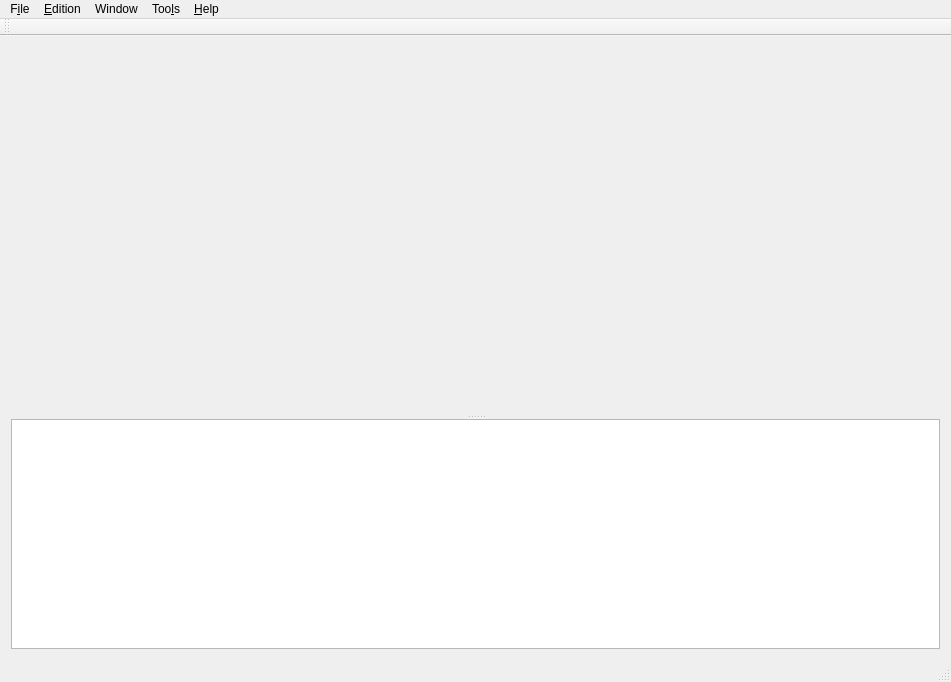
<?xml version="1.0" encoding="UTF-8"?>
<ui version="4.0">
 <class>MainWindow</class>
 <widget class="QMainWindow" name="MainWindow">
  <property name="geometry">
   <rect>
    <x>0</x>
    <y>0</y>
    <width>951</width>
    <height>682</height>
   </rect>
  </property>
  <property name="windowTitle">
   <string>Chord V</string>
  </property>
  <property name="windowIcon">
   <iconset resource="../Resources/resources.qrc">
    <normaloff>:/Image/Images/icon.png</normaloff>:/Image/Images/icon.png</iconset>
  </property>
  <widget class="QWidget" name="centralWidget">
   <layout class="QVBoxLayout" name="verticalLayout_7">
    <item>
     <widget class="QSplitter" name="splitter">
      <property name="orientation">
       <enum>Qt::Vertical</enum>
      </property>
      <widget class="QStackedWidget" name="stackedWidget">
       <property name="currentIndex">
        <number>0</number>
       </property>
       <widget class="QWidget" name="page">
        <layout class="QHBoxLayout" name="horizontalLayout_14">
         <item>
          <widget class="FormEditor" name="textEditCho3File" native="true"/>
         </item>
        </layout>
       </widget>
       <widget class="QWidget" name="page_2">
        <layout class="QVBoxLayout" name="verticalLayout_10">
         <item>
          <layout class="QVBoxLayout" name="verticalLayout_11">
           <item>
            <layout class="QHBoxLayout" name="horizontalLayout_11">
             <item>
              <layout class="QHBoxLayout" name="horizontalLayout_10">
               <item>
                <layout class="QVBoxLayout" name="verticalLayout_5">
                 <item>
                  <layout class="QHBoxLayout" name="horizontalLayout_2">
                   <item>
                    <widget class="QLabel" name="labelCreatorName">
                     <property name="text">
                      <string>Creator name</string>
                     </property>
                    </widget>
                   </item>
                   <item>
                    <widget class="QLineEdit" name="lineEditCreatorName"/>
                   </item>
                  </layout>
                 </item>
                 <item>
                  <layout class="QHBoxLayout" name="horizontalLayout_3">
                   <item>
                    <widget class="QLabel" name="labelChordLanguage">
                     <property name="text">
                      <string>Chord Language</string>
                     </property>
                    </widget>
                   </item>
                   <item>
                    <widget class="QComboBox" name="comboBoxChordLanguage"/>
                   </item>
                  </layout>
                 </item>
                 <item>
                  <widget class="QCheckBox" name="checkBoxLyricsMode">
                   <property name="text">
                    <string>Lyrics and chords mode book</string>
                   </property>
                   <property name="checked">
                    <bool>true</bool>
                   </property>
                  </widget>
                 </item>
                 <item>
                  <widget class="QCheckBox" name="checkBoxChordMode">
                   <property name="text">
                    <string>Chords only mode book</string>
                   </property>
                   <property name="checked">
                    <bool>true</bool>
                   </property>
                  </widget>
                 </item>
                 <item>
                  <widget class="QCheckBox" name="checkBoxTextMode">
                   <property name="text">
                    <string>Text only mode book</string>
                   </property>
                   <property name="checked">
                    <bool>true</bool>
                   </property>
                  </widget>
                 </item>
                 <item>
                  <widget class="QCheckBox" name="checkBoxMemoryMode">
                   <property name="text">
                    <string>Memory mode book</string>
                   </property>
                   <property name="checked">
                    <bool>true</bool>
                   </property>
                  </widget>
                 </item>
                 <item>
                  <layout class="QHBoxLayout" name="horizontalLayout_4">
                   <item>
                    <widget class="QLabel" name="labelWatermark">
                     <property name="text">
                      <string>Watermark</string>
                     </property>
                    </widget>
                   </item>
                   <item>
                    <widget class="QLineEdit" name="lineEditWatermark"/>
                   </item>
                  </layout>
                 </item>
                </layout>
               </item>
               <item>
                <layout class="QVBoxLayout" name="verticalLayout_8">
                 <item>
                  <layout class="QVBoxLayout" name="verticalLayout_6">
                   <item>
                    <layout class="QHBoxLayout" name="horizontalLayout_5">
                     <item>
                      <widget class="QLabel" name="labelProjectName">
                       <property name="text">
                        <string>Project name :</string>
                       </property>
                      </widget>
                     </item>
                     <item>
                      <widget class="QLabel" name="labelNameProjectName">
                       <property name="text">
                        <string/>
                       </property>
                      </widget>
                     </item>
                    </layout>
                   </item>
                   <item>
                    <layout class="QHBoxLayout" name="horizontalLayout_7">
                     <item>
                      <widget class="QLabel" name="labelDirProject">
                       <property name="text">
                        <string>Project directory :</string>
                       </property>
                      </widget>
                     </item>
                     <item>
                      <widget class="QLabel" name="labelNameDirProject">
                       <property name="text">
                        <string/>
                       </property>
                      </widget>
                     </item>
                    </layout>
                   </item>
                  </layout>
                 </item>
                 <item>
                  <widget class="QPushButton" name="pushButtonMakePDF">
                   <property name="minimumSize">
                    <size>
                     <width>100</width>
                     <height>100</height>
                    </size>
                   </property>
                   <property name="text">
                    <string>Make PDF</string>
                   </property>
                  </widget>
                 </item>
                 <item>
                  <widget class="QPushButton" name="pushButtonMakeAndShowPDF">
                   <property name="minimumSize">
                    <size>
                     <width>100</width>
                     <height>100</height>
                    </size>
                   </property>
                   <property name="text">
                    <string>Make  and show PDF </string>
                   </property>
                  </widget>
                 </item>
                </layout>
               </item>
              </layout>
             </item>
             <item>
              <spacer name="horizontalSpacer">
               <property name="orientation">
                <enum>Qt::Horizontal</enum>
               </property>
               <property name="sizeHint" stdset="0">
                <size>
                 <width>40</width>
                 <height>20</height>
                </size>
               </property>
              </spacer>
             </item>
            </layout>
           </item>
           <item>
            <spacer name="verticalSpacer">
             <property name="orientation">
              <enum>Qt::Vertical</enum>
             </property>
             <property name="sizeHint" stdset="0">
              <size>
               <width>20</width>
               <height>40</height>
              </size>
             </property>
            </spacer>
           </item>
          </layout>
         </item>
        </layout>
       </widget>
       <widget class="QWidget" name="page_3">
        <layout class="QVBoxLayout" name="verticalLayout_13">
         <item>
          <widget class="LyricsConfig" name="widgetLyricsMode" native="true"/>
         </item>
        </layout>
       </widget>
       <widget class="QWidget" name="page_4">
        <layout class="QVBoxLayout" name="verticalLayout_14">
         <item>
          <widget class="ChordConfig" name="widgetChordMode" native="true"/>
         </item>
        </layout>
       </widget>
       <widget class="QWidget" name="page_5">
        <layout class="QVBoxLayout" name="verticalLayout_15">
         <item>
          <widget class="TextConfig" name="widgetTextMode" native="true"/>
         </item>
        </layout>
       </widget>
       <widget class="QWidget" name="page_6">
        <layout class="QVBoxLayout" name="verticalLayout_16">
         <item>
          <widget class="MemoryConfig" name="widgetMemoryMode" native="true"/>
         </item>
        </layout>
       </widget>
      </widget>
      <widget class="LogMessages" name="log"/>
     </widget>
    </item>
   </layout>
  </widget>
  <widget class="QMenuBar" name="menuBar">
   <property name="geometry">
    <rect>
     <x>0</x>
     <y>0</y>
     <width>951</width>
     <height>36</height>
    </rect>
   </property>
   <widget class="QMenu" name="menuFile">
    <property name="title">
     <string>F&amp;ile</string>
    </property>
    <addaction name="actionNew_Project"/>
    <addaction name="actionOpen_Project"/>
    <addaction name="separator"/>
    <addaction name="actionOpen_Song_File"/>
    <addaction name="actionExport_tho_cho3_file"/>
    <addaction name="separator"/>
    <addaction name="actionQuit"/>
    <addaction name="actionSave"/>
    <addaction name="actionSave_As"/>
   </widget>
   <widget class="QMenu" name="menuTools">
    <property name="title">
     <string>Too&amp;ls</string>
    </property>
    <widget class="QMenu" name="menuPreferences_hints">
     <property name="title">
      <string>Preferences &amp;hints</string>
     </property>
     <addaction name="actionSave_Current_as_Defaut"/>
     <addaction name="actionReset_Preferences_as_Origin"/>
     <addaction name="actionForce_configuration_files_to_currrent_project"/>
    </widget>
    <widget class="QMenu" name="menuBuild_PDF">
     <property name="title">
      <string>&amp;Build PDF</string>
     </property>
     <addaction name="actionBuildText"/>
     <addaction name="actionBuildLyrics"/>
     <addaction name="actionBuildChord"/>
     <addaction name="actionBuildMemory"/>
     <addaction name="actionBuildAll"/>
    </widget>
    <widget class="QMenu" name="menuLaunch_PDF_Viewer">
     <property name="title">
      <string>&amp;Launch PDF Viewer</string>
     </property>
     <addaction name="actionViewText"/>
     <addaction name="actionViewLyrics"/>
     <addaction name="actionViewChord"/>
     <addaction name="actionViewMemory"/>
     <addaction name="actionViewLastbuilt"/>
    </widget>
    <widget class="QMenu" name="menuBuild_and_Launch_PDF">
     <property name="title">
      <string>B&amp;uild and Launch PDF</string>
     </property>
     <addaction name="actionBuildAndViewText"/>
     <addaction name="actionBuildAndViewLyrics"/>
     <addaction name="actionBuildAndViewChord"/>
     <addaction name="actionBuildAndViewMemory"/>
    </widget>
    <widget class="QMenu" name="menuImport_other_format">
     <property name="title">
      <string>Conversion</string>
     </property>
     <addaction name="action2Line2chordpro"/>
     <addaction name="actionChangeChordLang"/>
    </widget>
    <addaction name="actionProduce_PDF_files"/>
    <addaction name="separator"/>
    <addaction name="actionPreferences"/>
    <addaction name="menuPreferences_hints"/>
    <addaction name="separator"/>
    <addaction name="actionChord_defintion"/>
    <addaction name="separator"/>
    <addaction name="menuImport_other_format"/>
    <addaction name="separator"/>
    <addaction name="menuLaunch_PDF_Viewer"/>
    <addaction name="menuBuild_PDF"/>
    <addaction name="menuBuild_and_Launch_PDF"/>
    <addaction name="separator"/>
   </widget>
   <widget class="QMenu" name="menuHelp">
    <property name="title">
     <string>&amp;Help</string>
    </property>
    <addaction name="actionDocumentation"/>
    <addaction name="actionAbout"/>
    <addaction name="actionSystem_Info"/>
   </widget>
   <widget class="QMenu" name="menuEdition">
    <property name="title">
     <string>&amp;Edition</string>
    </property>
    <addaction name="actionSearch"/>
    <addaction name="actionReplace"/>
    <addaction name="separator"/>
    <addaction name="actionZoomIn"/>
    <addaction name="actionZoomOut"/>
   </widget>
   <widget class="QMenu" name="menuOutput">
    <property name="title">
     <string>Window</string>
    </property>
    <addaction name="separator"/>
    <addaction name="actionSelectEditor"/>
    <addaction name="actionSelectDefinition"/>
    <addaction name="separator"/>
    <addaction name="actionSelectText"/>
    <addaction name="actionSelectLyrics"/>
    <addaction name="actionSelectChord"/>
    <addaction name="actionSelectMemory"/>
   </widget>
   <addaction name="menuFile"/>
   <addaction name="menuEdition"/>
   <addaction name="menuOutput"/>
   <addaction name="menuTools"/>
   <addaction name="menuHelp"/>
  </widget>
  <widget class="QToolBar" name="mainToolBar">
   <attribute name="toolBarArea">
    <enum>TopToolBarArea</enum>
   </attribute>
   <attribute name="toolBarBreak">
    <bool>false</bool>
   </attribute>
  </widget>
  <widget class="QStatusBar" name="statusBar"/>
  <action name="actionNew_Project">
   <property name="text">
    <string>&amp;New Project</string>
   </property>
  </action>
  <action name="actionOpen_Project">
   <property name="text">
    <string>&amp;Open Project</string>
   </property>
  </action>
  <action name="actionQuit">
   <property name="text">
    <string>&amp;Quit</string>
   </property>
  </action>
  <action name="actionSave_Current_as_Defaut">
   <property name="text">
    <string>&amp;Save Current as Defaut</string>
   </property>
  </action>
  <action name="actionSave">
   <property name="text">
    <string>Sa&amp;ve</string>
   </property>
   <property name="shortcut">
    <string>Ctrl+S</string>
   </property>
  </action>
  <action name="actionSave_As">
   <property name="text">
    <string>Sav&amp;e As</string>
   </property>
  </action>
  <action name="actionDocumentation">
   <property name="text">
    <string>Documentation</string>
   </property>
   <property name="shortcut">
    <string>F1</string>
   </property>
  </action>
  <action name="actionAbout">
   <property name="text">
    <string>&amp;About</string>
   </property>
  </action>
  <action name="actionLast_Project">
   <property name="text">
    <string>Last Project</string>
   </property>
  </action>
  <action name="actionLast_Poject">
   <property name="text">
    <string>&amp;Last Projects</string>
   </property>
  </action>
  <action name="actionProduce_PDF_files">
   <property name="enabled">
    <bool>false</bool>
   </property>
   <property name="text">
    <string>&amp;Produce PDF files</string>
   </property>
  </action>
  <action name="actionPreferences">
   <property name="text">
    <string>Pr&amp;eferences</string>
   </property>
   <property name="shortcut">
    <string>Ctrl+O</string>
   </property>
  </action>
  <action name="actionOpen_Song_File">
   <property name="text">
    <string>&amp;Import cho3 File</string>
   </property>
  </action>
  <action name="actionChord_defintion">
   <property name="text">
    <string>&amp;Chord definition</string>
   </property>
   <property name="shortcut">
    <string>F3</string>
   </property>
  </action>
  <action name="actionSystem_Info">
   <property name="text">
    <string>&amp;System Info</string>
   </property>
  </action>
  <action name="actionSearch">
   <property name="text">
    <string>&amp;Find</string>
   </property>
   <property name="shortcut">
    <string>Ctrl+F</string>
   </property>
  </action>
  <action name="actionReplace">
   <property name="text">
    <string>&amp;Replace</string>
   </property>
   <property name="shortcut">
    <string>Ctrl+R</string>
   </property>
  </action>
  <action name="actionSelectDefinition">
   <property name="checkable">
    <bool>true</bool>
   </property>
   <property name="text">
    <string>&amp;Global definitions</string>
   </property>
  </action>
  <action name="actionSelectText">
   <property name="checkable">
    <bool>true</bool>
   </property>
   <property name="text">
    <string>&amp;Text only mode</string>
   </property>
  </action>
  <action name="actionSelectLyrics">
   <property name="checkable">
    <bool>true</bool>
   </property>
   <property name="text">
    <string>&amp;Lyrics and chord mode</string>
   </property>
  </action>
  <action name="actionSelectChord">
   <property name="checkable">
    <bool>true</bool>
   </property>
   <property name="text">
    <string>&amp;Chord mode</string>
   </property>
  </action>
  <action name="actionSelectMemory">
   <property name="checkable">
    <bool>true</bool>
   </property>
   <property name="text">
    <string>&amp;Memory mode</string>
   </property>
  </action>
  <action name="actionSelectEditor">
   <property name="checkable">
    <bool>true</bool>
   </property>
   <property name="text">
    <string>&amp;Editor</string>
   </property>
  </action>
  <action name="action1">
   <property name="text">
    <string>1</string>
   </property>
  </action>
  <action name="actionBuildAll">
   <property name="text">
    <string>&amp;Build All</string>
   </property>
   <property name="shortcut">
    <string>F9</string>
   </property>
  </action>
  <action name="actionBuildText">
   <property name="text">
    <string>&amp;Text</string>
   </property>
   <property name="shortcut">
    <string>F5</string>
   </property>
  </action>
  <action name="actionBuildLyrics">
   <property name="text">
    <string>&amp;Lyrics</string>
   </property>
   <property name="shortcut">
    <string>F6</string>
   </property>
  </action>
  <action name="actionBuildChord">
   <property name="text">
    <string>&amp;Chord</string>
   </property>
   <property name="shortcut">
    <string>F7</string>
   </property>
  </action>
  <action name="actionBuildMemory">
   <property name="text">
    <string>&amp;Memory</string>
   </property>
   <property name="shortcut">
    <string>F8</string>
   </property>
  </action>
  <action name="actionViewText">
   <property name="text">
    <string>&amp;Text</string>
   </property>
   <property name="shortcut">
    <string>Ctrl+F5</string>
   </property>
  </action>
  <action name="actionViewLyrics">
   <property name="text">
    <string>&amp;Lyrics</string>
   </property>
   <property name="shortcut">
    <string>Ctrl+F6</string>
   </property>
  </action>
  <action name="actionViewChord">
   <property name="text">
    <string>&amp;Chord</string>
   </property>
   <property name="shortcut">
    <string>Ctrl+F7</string>
   </property>
  </action>
  <action name="actionViewMemory">
   <property name="text">
    <string>&amp;Memory</string>
   </property>
   <property name="shortcut">
    <string>Ctrl+F8</string>
   </property>
  </action>
  <action name="actionReset_Preferences_as_Origin">
   <property name="text">
    <string>&amp;Reset Preferences as Origin</string>
   </property>
  </action>
  <action name="actionViewLastbuilt">
   <property name="text">
    <string>Last &amp;built</string>
   </property>
  </action>
  <action name="actionExport_tho_cho3_file">
   <property name="text">
    <string>Export to &amp;cho3 file</string>
   </property>
  </action>
  <action name="actionBuildAndViewText">
   <property name="text">
    <string>&amp;Text</string>
   </property>
   <property name="shortcut">
    <string>Shift+F6</string>
   </property>
  </action>
  <action name="actionBuildAndViewLyrics">
   <property name="text">
    <string>&amp;Lyrics</string>
   </property>
   <property name="shortcut">
    <string>Shift+F7</string>
   </property>
  </action>
  <action name="actionBuildAndViewMemory">
   <property name="text">
    <string>&amp;Memory</string>
   </property>
   <property name="shortcut">
    <string>Shift+F9</string>
   </property>
  </action>
  <action name="actionBuildAndViewChord">
   <property name="text">
    <string>&amp;Chord</string>
   </property>
   <property name="shortcut">
    <string>Shift+F8</string>
   </property>
  </action>
  <action name="actionZoomIn">
   <property name="text">
    <string>&amp;Zoom +</string>
   </property>
   <property name="shortcut">
    <string>Ctrl++</string>
   </property>
  </action>
  <action name="actionZoomOut">
   <property name="text">
    <string>Z&amp;oom - </string>
   </property>
   <property name="shortcut">
    <string>Ctrl+-</string>
   </property>
  </action>
  <action name="actionForce_configuration_files_to_currrent_project">
   <property name="text">
    <string>Force configuration files to currrent project</string>
   </property>
  </action>
  <action name="action2Line2chordpro">
   <property name="text">
    <string>2LinesTochordpro</string>
   </property>
  </action>
  <action name="actionChangeChordLang">
   <property name="text">
    <string>Change  Chord Language</string>
   </property>
  </action>
 </widget>
 <layoutdefault spacing="6" margin="11"/>
 <customwidgets>
  <customwidget>
   <class>LyricsConfig</class>
   <extends>QWidget</extends>
   <header>lyricsconfig.h</header>
   <container>1</container>
  </customwidget>
  <customwidget>
   <class>ChordConfig</class>
   <extends>QWidget</extends>
   <header>chordconfig.h</header>
   <container>1</container>
  </customwidget>
  <customwidget>
   <class>TextConfig</class>
   <extends>QWidget</extends>
   <header>textconfig.h</header>
   <container>1</container>
  </customwidget>
  <customwidget>
   <class>MemoryConfig</class>
   <extends>QWidget</extends>
   <header>memoryconfig.h</header>
   <container>1</container>
  </customwidget>
  <customwidget>
   <class>LogMessages</class>
   <extends>QTextEdit</extends>
   <header>logmessages.h</header>
  </customwidget>
  <customwidget>
   <class>FormEditor</class>
   <extends>QWidget</extends>
   <header>formeditor.h</header>
   <container>1</container>
  </customwidget>
 </customwidgets>
 <resources>
  <include location="../Resources/resources.qrc"/>
 </resources>
 <connections/>
</ui>
